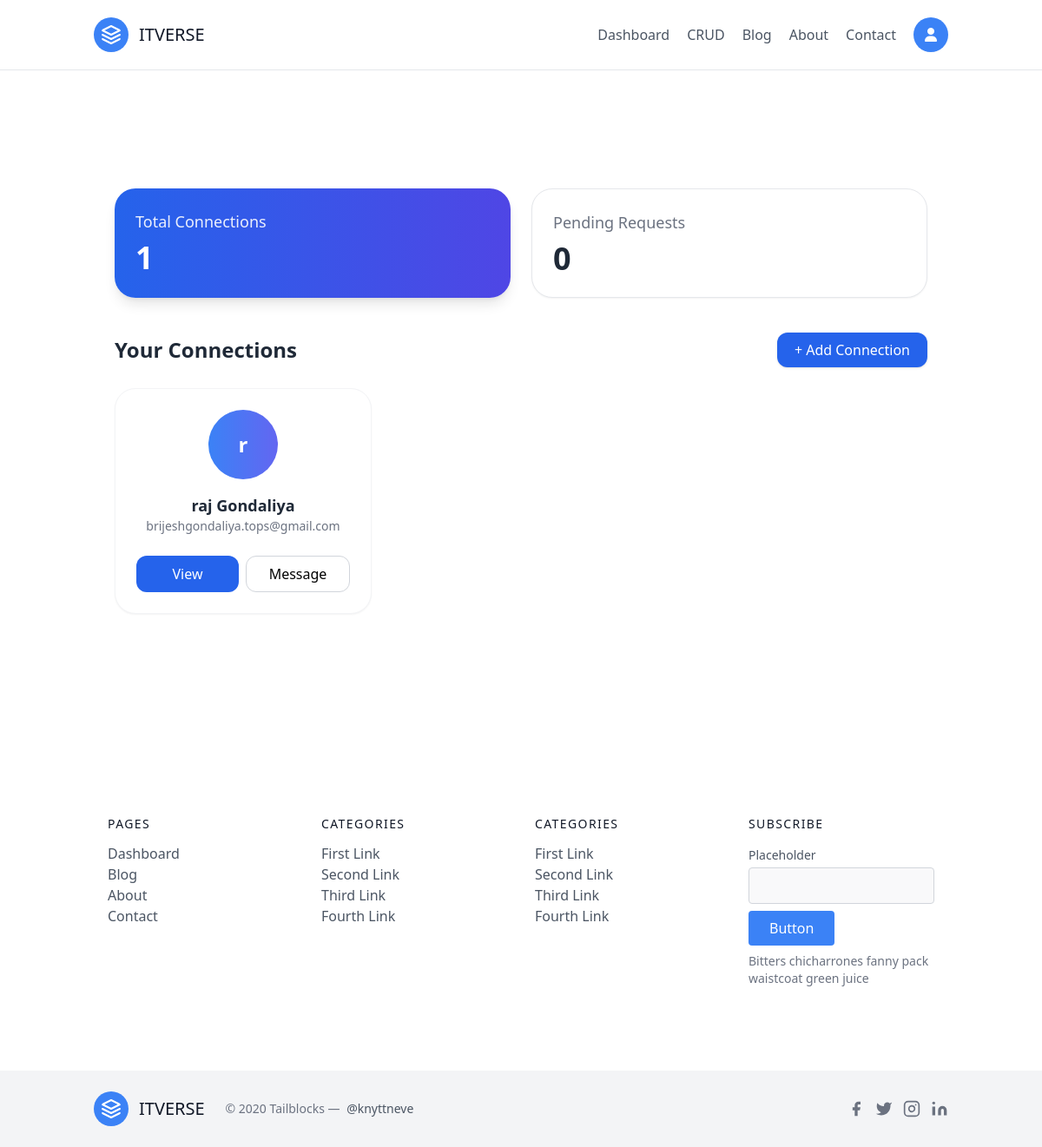
Screenshot of /connections/ (signed in) with the database file from the repository.
### apps/users/models.py (models this page shows, shortened)
class User(BaseClass):
    USER_TYPE_CHOICES = (
        ("buyer", "Buyer"),
        ("seller", "Seller"),
    )
    user_type = models.CharField(max_length=50, null=False, blank=False, choices=USER_TYPE_CHOICES)
    profile = models.ImageField(upload_to=profile_upload_path, default="defaults/user.png")
    fullname = models.CharField(max_length=200, null=True, blank=True, default="-")
    email = models.EmailField(max_length=100, null=False, blank=False, unique=True)
    mobile = models.CharField(max_length=100, null=False, blank=False, unique=True)
    pancard = models.FileField(upload_to=pancard_upload_path, null=False, blank=False)
    password = models.CharField(max_length=255, null=False, blank=False)
    is_active = models.BooleanField(default=False)

### apps/dashboard/views.py (the view)
    def wrapper(request, *args, **kwargs):
        user_id = request.session.get("user_id")
        if not user_id:
            messages.error(request, "Please login first.")
            return redirect("login")
        return view_func(request, *args, **kwargs)

### apps/dashboard/views.py (called while the page is built)
def login_required(view_func):
    def wrapper(request, *args, **kwargs):
        user_id = request.session.get("user_id")
        if not user_id:
            messages.error(request, "Please login first.")
            return redirect("login")
        return view_func(request, *args, **kwargs)
    return wrapper

@login_required
def connections_view(request):
    user_id_ = request.session["user_id"]
    get_user = User.objects.get(id=user_id_)
    connected_users = get_connected_users(get_user)
    context = {
        "connected_users": connected_users,
        "total_connections": total_connections(get_user),
        "pending_connection_request":pending_connection_request(user_id_)
    }
    return render(request, "dashboard/connections.html", context)

### apps/users/services.py (called while the page is built)
def pending_connection_request(receiver):
    return Connection.objects.filter(
            receiver=receiver,
            is_accepted=False
        )

def get_connected_users(user):
    return User.objects.filter(
        Q(sent_requests__receiver=user, sent_requests__is_accepted=True) |
        Q(received_requests__sender=user, received_requests__is_accepted=True)
    ).distinct()

def total_connections(user):
    return get_connected_users(user).count()

### apps/dashboard/templates/dashboard/connections.html (shortened to what this page needs)
{% extends 'dashboard/base.html' %}
{% block body %}
<div class="max-w-7xl mx-auto px-6 py-10">
    <div class="grid md:grid-cols-2 gap-6 mb-10">
        <div class="bg-gradient-to-r from-blue-600 to-indigo-600 text-white p-6 rounded-3xl shadow-lg">
            <h3 class="text-lg opacity-90">Total Connections</h3>
            <p class="text-4xl font-bold mt-2">{{ total_connections }}</p>
        </div>
        <div class="bg-white border border-gray-200 p-6 rounded-3xl shadow-sm">
            <h3 class="text-lg text-gray-500">Pending Requests</h3>
            <p class="text-4xl font-bold text-gray-800 mt-2">
                {{ pending_connection_request|length }}
            </p>
        </div>
    </div>
    <div>
        <div class="flex items-center justify-between mb-6">
            <h2 class="text-2xl font-bold text-gray-800">
                Your Connections
            </h2>
            <a href="{% url 'search_connections' %}"
               class="bg-blue-600 hover:bg-blue-700 text-white px-5 py-2 rounded-xl shadow transition">
                + Add Connection
            </a>
        </div>
        {% if connected_users %}
        <div class="grid sm:grid-cols-2 lg:grid-cols-3 xl:grid-cols-4 gap-6">
            {% for user in connected_users %}
            <div class="group bg-white border border-gray-100 rounded-3xl p-6 shadow-sm hover:shadow-2xl hover:-translate-y-2 transition">
                <div class="flex flex-col items-center text-center">
                    <div class="w-20 h-20 rounded-full bg-gradient-to-r from-blue-500 to-indigo-500 flex items-center justify-center text-white text-2xl font-bold group-hover:scale-110 transition">
                        {{ user.fullname|slice:":1" }}
                    </div>
                    <h3 class="mt-4 text-lg font-semibold text-gray-800">
                        {{ user.fullname }}
                    </h3>
                    {% if user.email %}
                    <p class="text-gray-500 text-sm">
                        {{ user.email }}
                    </p>
                    {% endif %}
                </div>
                <div class="flex gap-2 mt-6">
                    <button class="flex-1 bg-blue-600 hover:bg-blue-700 text-white py-2 rounded-xl font-medium transition">
                        View
                    </button>
                    <button class="flex-1 border border-gray-300 hover:bg-gray-100 py-2 rounded-xl font-medium transition">
                        Message
                    </button>
                </div>
            </div>
            {% endfor %}
        </div>
        {% endif %}
    </div>
</div>
{% endblock %}

### rows the page displays
User: fullname "r", fullname "raj Gondaliya", email "brijeshgondaliya.tops@gmail.com"

### other values shown
{{ total_connections }} "1"
{{ pending_connection_request|length }} "0"
